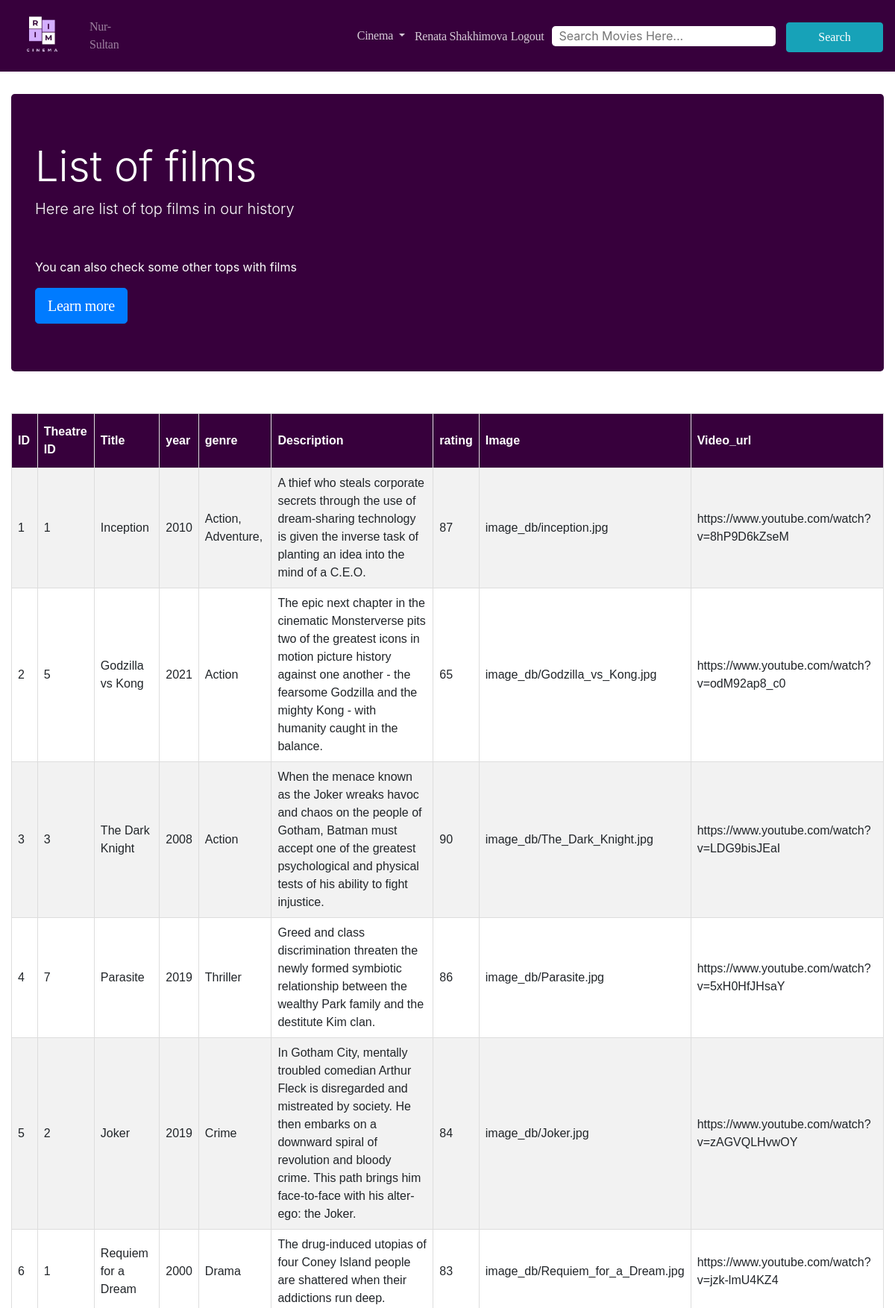
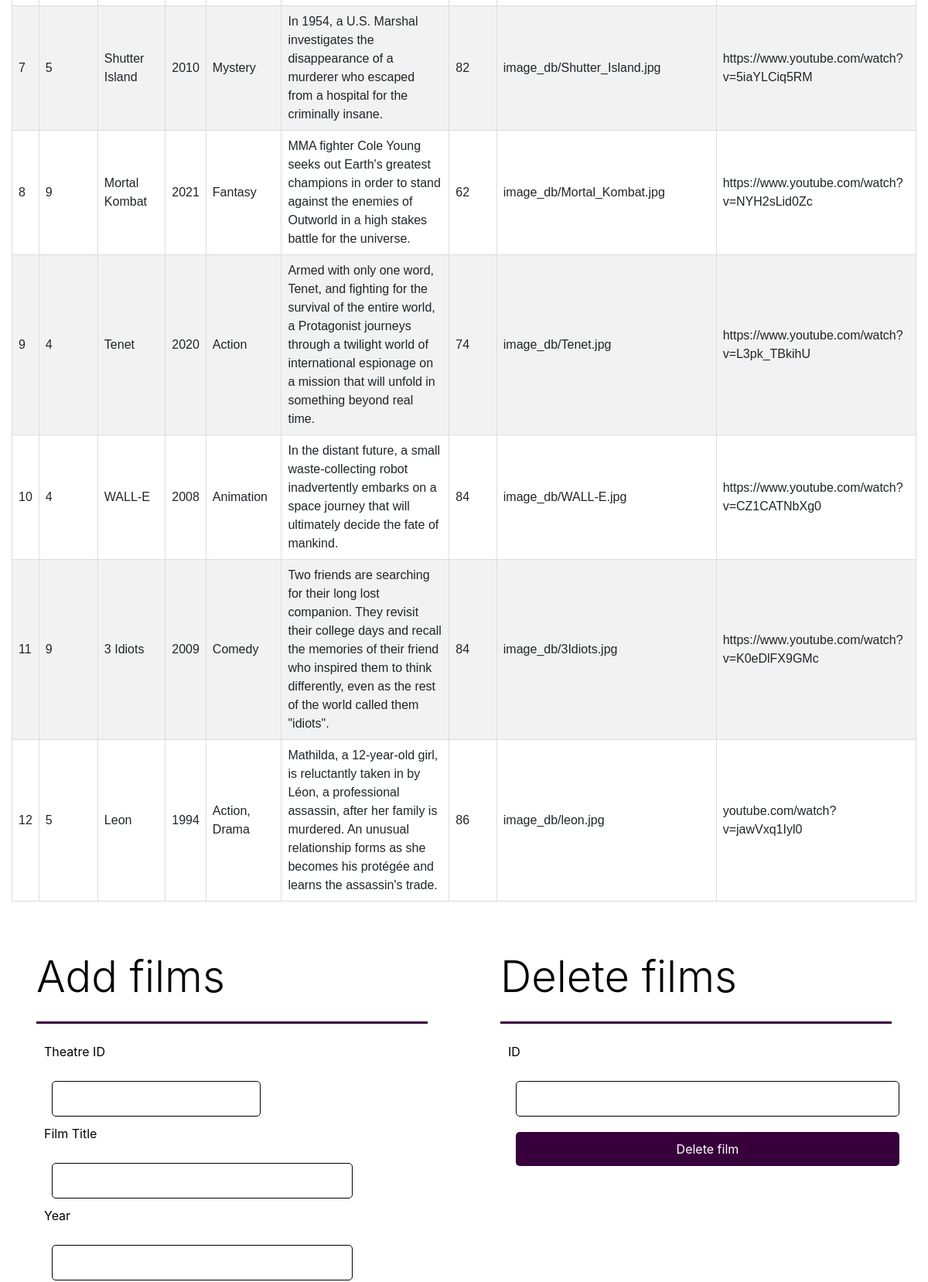
The page /adminpage.php (signed in, upper part) on the database its author committed (2 pictures, top to bottom).
### tables this page shows
CREATE TABLE `tbl_registration` (
  `user_id` int(11) NOT NULL,
  `name` varchar(50) NOT NULL,
  `email` varchar(50) NOT NULL,
  `phone` varchar(12) NOT NULL,
  `age` int(2) NOT NULL,
  `gender` varchar(10) NOT NULL
);

CREATE TABLE `films` (
  `id` int(100) NOT NULL,
  `t_id` int(100) NOT NULL,
  `name` varchar(20) NOT NULL,
  `year` year(4) NOT NULL,
  `genre` varchar(20) NOT NULL,
  `desc` varchar(255) NOT NULL,
  `rating` int(100) NOT NULL,
  `image` varchar(255) NOT NULL,
  `video_url` varchar(255) NOT NULL
);

### adminpage.php (the view, shortened to what this page needs)
<!DOCTYPE html>
<html lang="en">
<head>
    <link rel="stylesheet" href="https://maxcdn.bootstrapcdn.com/bootstrap/4.0.0/css/bootstrap.min.css"
>
        <link rel="stylesheet" href="Main.css">
</head>
<body>
	<?php require 'header.php' ?>
	<?php require_once 'db.php' ?>
  <div class="container-fluid">
        <div class="row">
            <div class="col-lg-12" style="height: 30px;"></div>
            <div class="col-lg-12">
                <div class="jumbotron" style="background-color: #37003c; color: white;">
                    <h1 class="display-4">List of films</h1>
                    <p class="lead">Here are list of top films in our history</p>
                    <hr class="my-4">
                    <p>You can also check some other tops with films</p>
                    <a class="btn btn-primary btn-lg" href="#" role="button">Learn more</a>
                </div>
            </div>
        </div>
	<br>
	<table id="customers">
  	<tr>
    <th>ID</th>
    <th>Theatre ID</th>
		<th>Title</th>
		<th>year</th>
		<th>genre</th>
    <th>Description</th>
		<th>rating</th>
    <th>Image</th>
    <th>Video_url</th>
	</tr>
		<?php
			$films = mysqli_query($connect, "SELECT * FROM `films`") ;
			$films = mysqli_fetch_all($films);
			foreach ($films as $film) {
				?>
				<tr class="row2">
					<td><?= $film[0] ?></td>
          <td><?= $film[1] ?></td>
          <td><?= $film[2] ?></td>
          <td><?= $film[3] ?></td>
          <td><?= $film[4] ?></td>
          <td><?= $film[5] ?></td>
          <td><?= $film[6] ?></td>
          <td><?= $film[7] ?></td>
          <td><?= $film[8] ?></td>
				</tr>
				<?php
			}
		?>
	</table>
	<div class="row">
    <div class="col-lg-6">
        <div class="jumbotron" style="background-color: white; color: black;">
            <h1 class="display-4">Add films</h1>
            <hr class="my-4">
                <form action="create.php" method="post" style="margin: 10px;">
                <p>Theatre ID</p>
                <input type="number" name="t_id" style="border: 1px solid black">
                <p>Film Title</p>
                <input type="text" name="name" style="border: 1px solid black">
                <p>Year</p>
                <input type="number" name="Year" style="border: 1px solid black; width: 80%;">
                <br> <br>
            </form>
            <br>
        </div>
    </div>
    <div class="col-lg-6">
        <div class="jumbotron" style="background-color: white; color: black;">
            <h1 class="display-4">Delete films</h1>
            <hr class="my-4">
                <form action="delete.php" method="get" style="margin: 10px; width: 98%">
                  <p>ID</p>
                  <input type="number" name="id" style="border: 1px solid black; width: 100%">
                  <input type="submit" value="Delete film" style="background-color: #37003c; color: white;">
                </form>
            <br>
        </div>
    </div>
    </div>
	<?php require 'footer.php' ?>
  </div>
</body>
</html>

### header.php (shortened to what this page needs)
<?php
include('config.php');
?>
    <link rel="stylesheet" href="https://maxcdn.bootstrapcdn.com/bootstrap/4.0.0/css/bootstrap.min.css"
>
        <link rel="stylesheet" href="header.css">
<nav class="navbar navbar-expand-md navbar-dark sticky-top" style="background-color: #37003c">
        <a href="Main.php">     <img src="logo.jpg" width="80"
        height="80" alt="hi" title="next page"></a>
        <div class="">
            <ul class="navbar-nav">
                    <li class="nav-item px-3">
                        <a href="#" class="nav-link">Nur-Sultan</a>
                    </li>
               </ul>
        </div>
<body>
        <div class="collapse navbar-collapse w-100 justify-content-end" id="navbarMenu">
            <div class="dropdown">
                <a class="btn dropdown-toggle" href="#" role="button" id="dropdownMenuLink" data-toggle="dropdown" aria-haspopup="true" aria-expanded="false">
                    Cinema
                </a>
            </div>
              <div>
                    <ul class="navbar-nav">
                       <li><?php if(isset($_SESSION['user'])){
                       $us=mysqli_query($con,"select * from tbl_registration where user_id='".$_SESSION['user']."'");
        $user=mysqli_fetch_array($us);?><a href="profile.php"><?php echo $user['name'];?></a><?php echo " ";?><a href="logout.php">Logout</a><?php }else{?><a href="login.php">Login</a><?php }?></li>
                    </ul>
              </div>
<div>
                    <ul class="navbar-nav">
        <li>
                <form action="process_search.php" id="reservation-form" method="post" onsubmit="myFunction()">
               <fieldset>
                <div >
                                <input type="text" placeholder="Search Movies Here..." style="height:27px;width:300px"  required id="search111" name="search">
                                <button type="submit" value="Search"  class="btn btn-info">
    <span class="glyphicon glyphicon-search"></span> Search
  </button>
                 </div>
               </fieldset>
            </form>
        </li>
   </div>
        </nav>

### Main.css (style rules this page uses)
hr { border-top: 3px solid #37003c; }
input { border: none; border-radius: 5px; padding: 10px; margin: 10px; }
input[type=text] { width: 80%; }
input[type=submit] { width: 100%; color: #475160; }

### header.css (style rules this page uses)
hr { border-top: 3px solid #37003c; }
input { border: none; border-radius: 5px; padding: 10px; margin: 10px; }
input[type=text] { width: 80%; }
input[type=submit] { width: 100%; color: #475160; }

### adminpage.php (style rules this page uses)
#customers { font-family: Arial, Helvetica, sans-serif; border-collapse: collapse; width: 100%; }
#customers td, #customers th { border: 1px solid #ddd; padding: 8px; }
#customers tr:nth-child(even) { background-color: #f2f2f2; }
#customers th { padding-top: 12px; padding-bottom: 12px; text-align: left; background-color: #37003c; color: white; }

### footer.php (style rules this page uses)
a { font-family: Montserrat; font-style: normal; font-weight: normal; font-size: 16px; line-height: 24px; letter-spacing: -0.015em; color: rgba(255, 255, 255, 0.8); }
a:link { text-decoration: none; }
button { width: 130px; height: 40px; border: 1px solid #000000; box-sizing: border-box; background-color: #d4afff; font-family: Montserrat; font-style: normal; font-weight: normal; font-size: 20px; line-height: 24px; }

### rows shown on the page
tbl_registration: name "Renata Shakhimova"
films: id "1", t "1", name "Inception", year "2010", genre "Action, Adventure,", desc "A thief who steals corporate secrets through the use of dream-sharing technology is given the inverse task of planting an idea into the mind of a C.E.O.", rating "87", image "image_db/inception.jpg", video_url "https://www.youtube.com/watch?v=8hP9D6kZseM"
films: id "2", t "5", name "Godzilla vs Kong", year "2021", genre "Action", desc "The epic next chapter in the cinematic Monsterverse pits two of the greatest icons in motion picture history against one another - the fearsome Godzilla and the mighty Kong - with humanity caught in the balance.", rating "65", image "image_db/Godzilla_vs_Kong.jpg", video_url "https://www.youtube.com/watch?v=odM92ap8_c0"
films: id "3", t "3", name "The Dark Knight", year "2008", genre "Action", desc "When the menace known as the Joker wreaks havoc and chaos on the people of Gotham, Batman must accept one of the greatest psychological and physical tests of his ability to fight injustice.", rating "90", image "image_db/The_Dark_Knight.jpg", video_url "https://www.youtube.com/watch?v=LDG9bisJEaI"
films: id "4", t "7", name "Parasite", year "2019", genre "Thriller", desc "Greed and class discrimination threaten the newly formed symbiotic relationship between the wealthy Park family and the destitute Kim clan.", rating "86", image "image_db/Parasite.jpg", video_url "https://www.youtube.com/watch?v=5xH0HfJHsaY"
films: id "5", t "2", name "Joker", year "2019", genre "Crime", desc "In Gotham City, mentally troubled comedian Arthur Fleck is disregarded and mistreated by society. He then embarks on a downward spiral of revolution and bloody crime. This path brings him face-to-face with his alter-ego: the Joker.", rating "84", image "image_db/Joker.jpg", video_url "https://www.youtube.com/watch?v=zAGVQLHvwOY"
films: id "6", t "1", name "Requiem for a Dream", year "2000", genre "Drama", desc "The drug-induced utopias of four Coney Island people are shattered when their addictions run deep.", rating "83", image "image_db/Requiem_for_a_Dream.jpg", video_url "https://www.youtube.com/watch?v=jzk-lmU4KZ4"
films: id "7", t "5", name "Shutter Island", year "2010", genre "Mystery", desc "In 1954, a U.S. Marshal investigates the disappearance of a murderer who escaped from a hospital for the criminally insane.", rating "82", image "image_db/Shutter_Island.jpg", video_url "https://www.youtube.com/watch?v=5iaYLCiq5RM"
films: id "8", t "9", name "Mortal Kombat", year "2021", genre "Fantasy", desc "MMA fighter Cole Young seeks out Earth's greatest champions in order to stand against the enemies of Outworld in a high stakes battle for the universe.", rating "62", image "image_db/Mortal_Kombat.jpg", video_url "https://www.youtube.com/watch?v=NYH2sLid0Zc"
films: id "9", t "4", name "Tenet", year "2020", genre "Action", desc "Armed with only one word, Tenet, and fighting for the survival of the entire world, a Protagonist journeys through a twilight world of international espionage on a mission that will unfold in something beyond real time.", rating "74", image "image_db/Tenet.jpg", video_url "https://www.youtube.com/watch?v=L3pk_TBkihU"
films: id "10", t "4", name "WALL-E", year "2008", genre "Animation", desc "In the distant future, a small waste-collecting robot inadvertently embarks on a space journey that will ultimately decide the fate of mankind.", rating "84", image "image_db/WALL-E.jpg", video_url "https://www.youtube.com/watch?v=CZ1CATNbXg0"
films: id "11", t "9", name "3 Idiots", year "2009", genre "Comedy", desc "Two friends are searching for their long lost companion. They revisit their college days and recall the memories of their friend who inspired them to think differently, even as the rest of the world called them \"idiots\".", rating "84", image "image_db/3Idiots.jpg", video_url "https://www.youtube.com/watch?v=K0eDlFX9GMc"
films: id "12", t "5", name "Leon", year "1994", genre "Action, Drama", desc "Mathilda, a 12-year-old girl, is reluctantly taken in by Léon, a professional assassin, after her family is murdered. An unusual relationship forms as she becomes his protégée and learns the assassin's trade.", rating "86", image "image_db/leon.jpg", video_url "youtube.com/watch?v=jawVxq1Iyl0"
